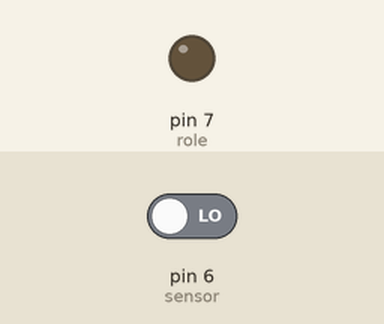
Simulated run of this sketch. Board: Arduino Uno, built with avr-gcc and run on an emulated ATmega328P. Shown: output pins drawn as LEDs (lit = HIGH). Inputs (shaded band) come from the test bench; at power-on: pin 6 (sensor) LOW. What the sketch prints to the serial monitor is not drawn.

Above: at 2.3 s.
2.4 s: pin 6 (sensor) driven HIGH
At 2.8 s:
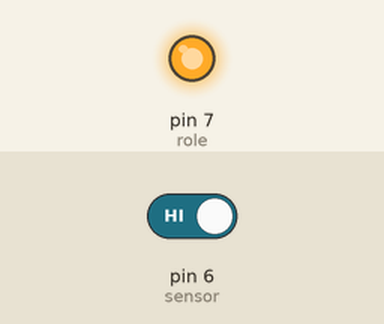
Timing chart, 0 to 5.4 s (numbered marks = the images above; inputs shaded):
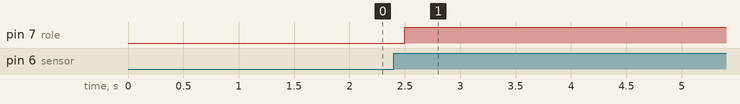

The sketch:

h_rs_z_alarm.ino
```cpp
#define role 7
#define sensor 6
int alkis;
void setup(){

Serial.begin(9600);
Serial.print("ALKİSLA YANAN LAMBA:");
pinMode(role,1);
pinMode(sensor,0);

}

void loop(){
Serial.println(alkis);
delay(500);
alkis= digitalRead(sensor);
if (alkis==HIGH){
  digitalWrite(role,1);
  delay(5000);

}
else{
  digitalWrite(role,0);
}


}
```

Measured:
- after the input at 2.4 s, pin 7 (role): LOW → HIGH after 0.10 s
